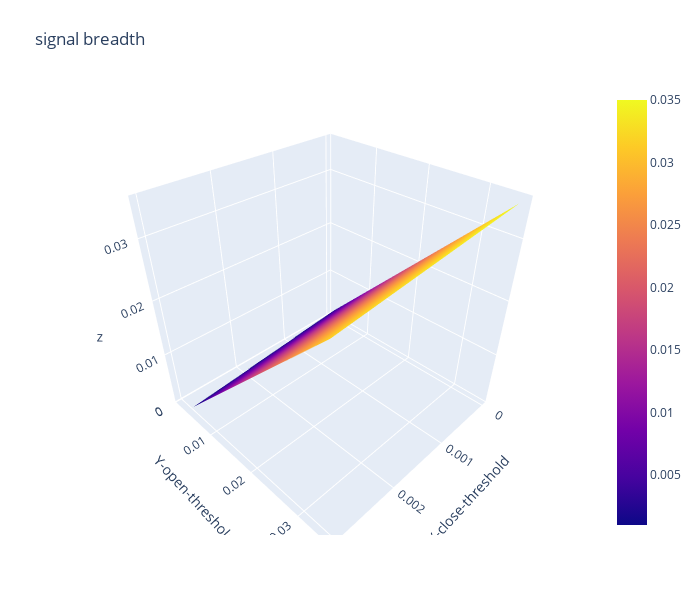

Notebook cell for this chart:
### Code cell
import plotly.graph_objects as go

x_data = df_breadth.columns.to_list() # close threshold

y_data = df_breadth.index.to_list() # open threshold

z_data = df_breadth.copy(deep=True) # win rate

fig = go.Figure(data=[go.Surface(z=z_data.values,x=x_data,y=y_data)])

fig.update_layout(title="signal breadth", # 标题
                  autosize=False,  # 尺度自动缩放
                  width=700,  # 长宽
                  height=600,
                  margin=dict(l=65,r=50,b=65,t=90),  # 4个位置的距离
                  scene=dict(xaxis_title='X-close-threshold',yaxis_title='Y-open-threshold')
                )

fig.show()

### Figure 1 — Plotly figure (JSON) as saved in the notebook; plotly's stock layout.template omitted (floating-point values rounded to 4 significant figures; data arrays with more than 128 entries replaced by an {"elided": "..."} marker saying what was removed)
{"data": [{"type": "surface", "x": [0, 0.001, 0.002, 0.003], "y": [0.001, 0.002, 0.003, 0.004, 0.005, 0.006, 0.007, 0.008, 0.009, 0.01, 0.011, 0.012, 0.013, 0.014, 0.015, 0.016, 0.017, 0.018, 0.019, 0.02, 0.021, 0.022, 0.023, 0.024, 0.025, 0.026, 0.027, 0.028, 0.029, 0.03, 0.031, 0.032, 0.033, 0.034, 0.035], "z": {"elided": "35x4 float values"}}], "layout": {"autosize": false, "height": 600, "margin": {"b": 65, "l": 65, "r": 50, "t": 90}, "scene": {"xaxis": {"title": {"text": "X-close-threshold"}}, "yaxis": {"title": {"text": "Y-open-threshold"}}}, "title": {"text": "signal breadth"}, "width": 700}}
